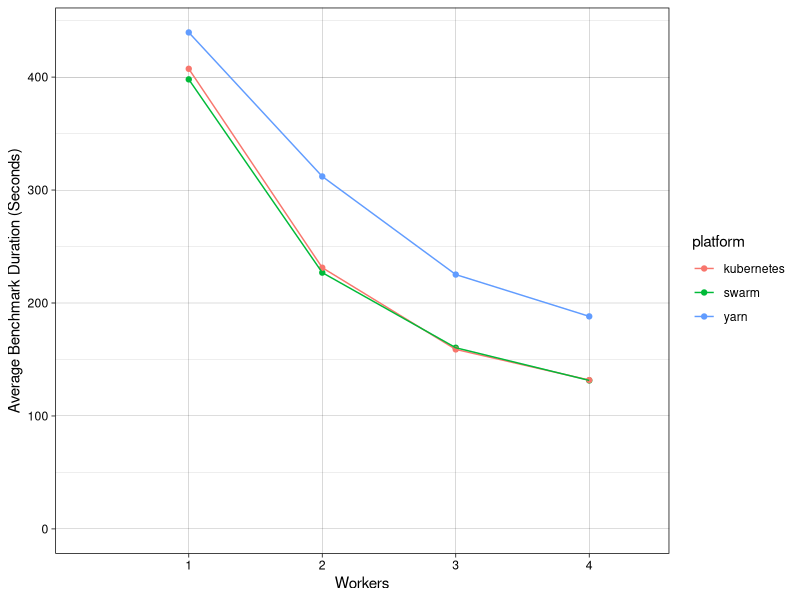
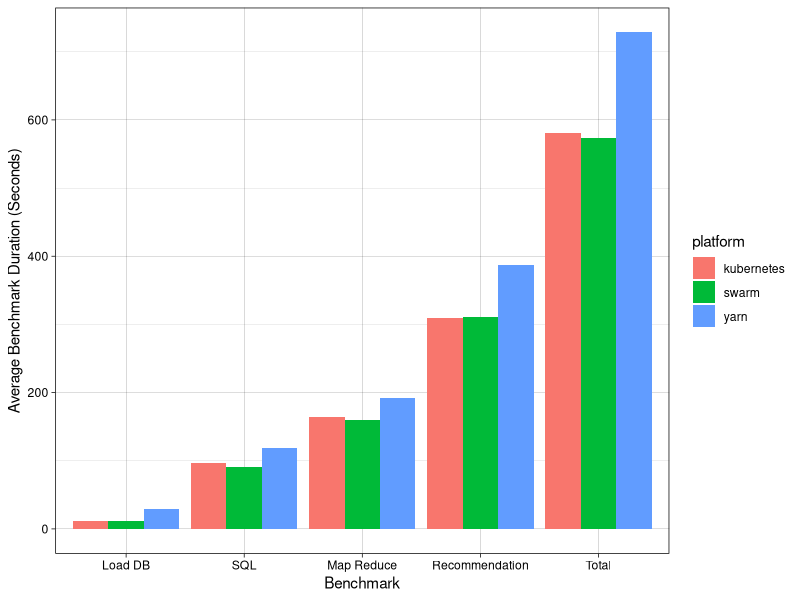

Here is the R script that generated these plots, in order:
## ---- chunk 1
knitr::opts_chunk$set(echo = TRUE)
## ---- chunk 2
# import data
library(readr)
dd <- read_delim("data.csv", ";", escape_double = FALSE, col_types = cols(workers = col_number()), trim_ws = TRUE)
library(data.table)
dd <- as.data.table(dd)
dd$platform <- as.factor(dd$platform)
dd$workers <- as.factor(dd$workers)
dd$benchmark <- as.factor(dd$benchmark)
dd$seconds <- as.numeric(dd$seconds)
dd$benchmark = with(dd, reorder(benchmark, seconds, median))

library(ggplot2)
library(scales)

# set theme
theme_set(theme_linedraw())

# plot 1
dd1 <- dd[, list(seconds=mean(seconds)), by=list(workers, platform)]
ggplot(dd1, aes(x=workers, y=seconds, group=platform, color=platform)) + geom_point() + geom_line() + expand_limits(x = 0, y = 0) + xlab("Workers") + ylab("Average Benchmark Duration (Seconds)")
# plot 2
dd2 <- dd[, list(seconds=mean(seconds)), by=list(benchmark, platform)]
ggplot(dd2, aes(x=benchmark, y=seconds, fill=platform)) + geom_bar(stat="identity", position=position_dodge()) + xlab("Benchmark") + ylab("Average Benchmark Duration (Seconds)") + scale_x_discrete(labels = wrap_format(15))
